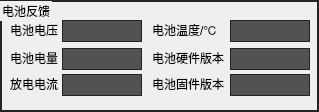
       <widget class="QGroupBox" name="groupBox_UpCameraInformation_4">
        <property name="geometry">
         <rect>
          <x>467</x>
          <y>80</y>
          <width>319</width>
          <height>112</height>
         </rect>
        </property>
        <property name="styleSheet">
         <string notr="true">QGroupBox {
  border: 1.5px solid rgb(36, 36, 36);
}</string>
        </property>
        <property name="title">
         <string>电池反馈</string>
        </property>
        <widget class="QLabel" name="labelEdit_ElectricQuantity_3">
         <property name="geometry">
          <rect>
           <x>62</x>
           <y>48</y>
           <width>80</width>
           <height>22</height>
          </rect>
         </property>
         <property name="styleSheet">
          <string notr="true">border: 1px solid rgb(36, 36, 36);        background: rgb(82, 82, 82);</string>
         </property>
         <property name="text">
          <string/>
         </property>
         <property name="alignment">
          <set>Qt::AlignCenter</set>
         </property>
        </widget>
        <widget class="QLabel" name="labelEdit_Battery_Current_3">
         <property name="geometry">
          <rect>
           <x>62</x>
           <y>74</y>
           <width>80</width>
           <height>22</height>
          </rect>
         </property>
         <property name="styleSheet">
          <string notr="true">border: 1px solid rgb(36, 36, 36);        background: rgb(82, 82, 82);</string>
         </property>
         <property name="text">
          <string/>
         </property>
         <property name="alignment">
          <set>Qt::AlignCenter</set>
         </property>
        </widget>
        <widget class="QLabel" name="label_110">
         <property name="geometry">
          <rect>
           <x>10</x>
           <y>50</y>
           <width>49</width>
           <height>16</height>
          </rect>
         </property>
         <property name="text">
          <string>电池电量</string>
         </property>
        </widget>
        <widget class="QLabel" name="label_216">
         <property name="geometry">
          <rect>
           <x>10</x>
           <y>76</y>
           <width>48</width>
           <height>16</height>
          </rect>
         </property>
         <property name="text">
          <string>放电电流</string>
         </property>
        </widget>
        <widget class="QLabel" name="labelEdit_battery_voltage_3">
         <property name="geometry">
          <rect>
           <x>62</x>
           <y>20</y>
           <width>80</width>
           <height>22</height>
          </rect>
         </property>
         <property name="styleSheet">
          <string notr="true">border: 1px solid rgb(36, 36, 36);        background: rgb(82, 82, 82);</string>
         </property>
         <property name="text">
          <string/>
         </property>
         <property name="alignment">
          <set>Qt::AlignCenter</set>
         </property>
        </widget>
        <widget class="QLabel" name="label_111">
         <property name="geometry">
          <rect>
           <x>10</x>
           <y>22</y>
           <width>49</width>
           <height>16</height>
          </rect>
         </property>
         <property name="text">
          <string>电池电压</string>
         </property>
        </widget>
        <widget class="QLabel" name="label_112">
         <property name="geometry">
          <rect>
           <x>152</x>
           <y>50</y>
           <width>74</width>
           <height>16</height>
          </rect>
         </property>
         <property name="text">
          <string>电池硬件版本</string>
         </property>
        </widget>
        <widget class="QLabel" name="labelEdit_battery_voltage_4">
         <property name="geometry">
          <rect>
           <x>230</x>
           <y>20</y>
           <width>80</width>
           <height>22</height>
          </rect>
         </property>
         <property name="styleSheet">
          <string notr="true">border: 1px solid rgb(36, 36, 36);        background: rgb(82, 82, 82);</string>
         </property>
         <property name="text">
          <string/>
         </property>
         <property name="alignment">
          <set>Qt::AlignCenter</set>
         </property>
        </widget>
        <widget class="QLabel" name="labelEdit_Battery_Current_4">
         <property name="geometry">
          <rect>
           <x>230</x>
           <y>74</y>
           <width>80</width>
           <height>22</height>
          </rect>
         </property>
         <property name="styleSheet">
          <string notr="true">border: 1px solid rgb(36, 36, 36);        background: rgb(82, 82, 82);</string>
         </property>
         <property name="text">
          <string/>
         </property>
         <property name="alignment">
          <set>Qt::AlignCenter</set>
         </property>
        </widget>
        <widget class="QLabel" name="label_217">
         <property name="geometry">
          <rect>
           <x>152</x>
           <y>76</y>
           <width>76</width>
           <height>16</height>
          </rect>
         </property>
         <property name="text">
          <string>电池固件版本</string>
         </property>
        </widget>
        <widget class="QLabel" name="label_113">
         <property name="geometry">
          <rect>
           <x>152</x>
           <y>22</y>
           <width>66</width>
           <height>16</height>
          </rect>
         </property>
         <property name="text">
          <string>电池温度/℃</string>
         </property>
        </widget>
        <widget class="QLabel" name="labelEdit_ElectricQuantity_4">
         <property name="geometry">
          <rect>
           <x>230</x>
           <y>48</y>
           <width>80</width>
           <height>22</height>
          </rect>
         </property>
         <property name="styleSheet">
          <string notr="true">border: 1px solid rgb(36, 36, 36);        background: rgb(82, 82, 82);</string>
         </property>
         <property name="text">
          <string/>
         </property>
         <property name="alignment">
          <set>Qt::AlignCenter</set>
         </property>
        </widget>
       </widget>
